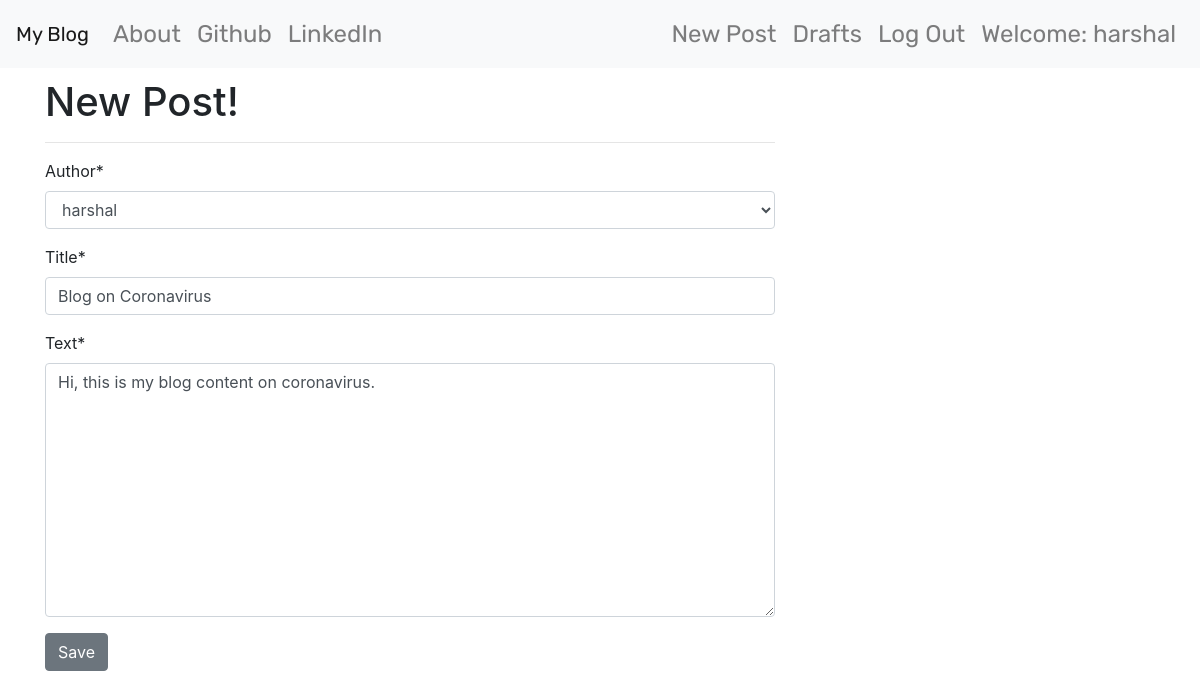
The app's page /post/5/edit/ (signed in) with its own data.
### blog/models.py (models this page shows, shortened)
class Post(models.Model):
    author = models.ForeignKey('auth.User', on_delete=models.CASCADE)
    title = models.CharField(max_length=200)
    text = models.TextField()
    created_date = models.DateTimeField(default=timezone.now)
    published_date = models.DateTimeField(blank=True,null=True)

### blog/views.py (the view)
# urls.py: path('post/<int:pk>/edit/',views.UpdatePostView.as_view(), name='post_edit'),
class UpdatePostView(LoginRequiredMixin,UpdateView):
    login_url = '/login/'
    redirect_field_name = 'blog/post_detail.html'
    form_class = PostForm
    model = Post

### blog/forms.py
class PostForm(forms.ModelForm):
    class Meta():
        model = Post
        fields = ('author','title','text')
    widgets = {
        'title': forms.TextInput(attrs={'class':'textinputclass'}),
        'text': forms.Textarea(attrs={'class':'editable medium-editor-textarea postcontent'})
    }

### blog/templates/blog/post_form.html (shortened to what this page needs)
{% extends "blog/base.html" %}
{% load crispy_forms_tags %}
{% block content %}
  <h1>New Post!</h1>
  <hr>
  <form class="post-form" method="POST">
    {{form|crispy}}
    <button type="submit" class="save btn btn-secondary">Save</button>
  </form>
{% endblock %}

### blog/templates/blog/base.html (shortened to what this page needs)
<!DOCTYPE html>
{% load static %}
<html lang="en" dir="ltr">
  <head>
    <link rel="stylesheet" href="https://stackpath.bootstrapcdn.com/bootstrap/4.4.1/css/bootstrap.min.css">
    <link rel="stylesheet" href="//cdn.jsdelivr.net/npm/medium-editor@latest/dist/css/medium-editor.min.css" type="text/css" media="screen" charset="utf-8">
    <link rel="stylesheet" href="{% static 'css/blog.css' %}">
  </head>
  <body class="loader">
    <nav class="navbar navbar-expand-lg navbar-light bg-light techfont custom-navbar">
      <a class="navbar-brand" href="{% url 'post_list' %}">My Blog</a>
      <div class="collapse navbar-collapse" id="navbarNavAltMarkup">
        <div class="navbar-nav">
          <a class="nav-item nav-link" href="{% url 'blog_about' %}">About</a>
          <a class="nav-item nav-link" href="https://www.github.com">Github</a>
          <a class="nav-item nav-link" href="https://www.linkedin.com">LinkedIn</a>
        </div>
        <div class="navbar-nav navbar-right ml-auto">
          {% if user.is_authenticated %}
            <a class="nav-item nav-link" href="{% url 'post_new' %}">New Post</a>
            <a class="nav-item nav-link" href="{% url 'post_draft_list' %}">Drafts</a>
            <a class="nav-item nav-link" href="{% url 'logout' %}?next=/">Log Out</a>
            <a class="nav-item nav-link">Welcome: {{user.username}}</a>
          {% else %}
            <a class="nav-item nav-link " href="{% url 'login' %}"><span class="glyphicon glyphicon-user"></span>Login</a>
          {% endif %}
        </div>
      </div>
    </nav>
    <div class="content container">
      <div class="row">
        <div class="col-md-8">
          <div class="blog_posts">
            {% block content %}
            {% endblock %}
          </div>
        </div>
      </div>
    </div>
  </body>
</html>

### blog/static/css/blog.css (style rules this page uses)
.techfont { font-family: 'Rubik', sans-serif; font-size: 1.5em; margin-bottom: 10px; }
.loader { filter:hue-rotate(0deg); color: linear-gradient(45deg,#0f8,#08f); animation:hue 5000ms infinite linear; }

### records on screen
Post: author "harshal", title "Blog on Coronavirus", text "Hi, this is my blog content on coronavirus."

### other values on screen
{{ user.username }} "harshal"
